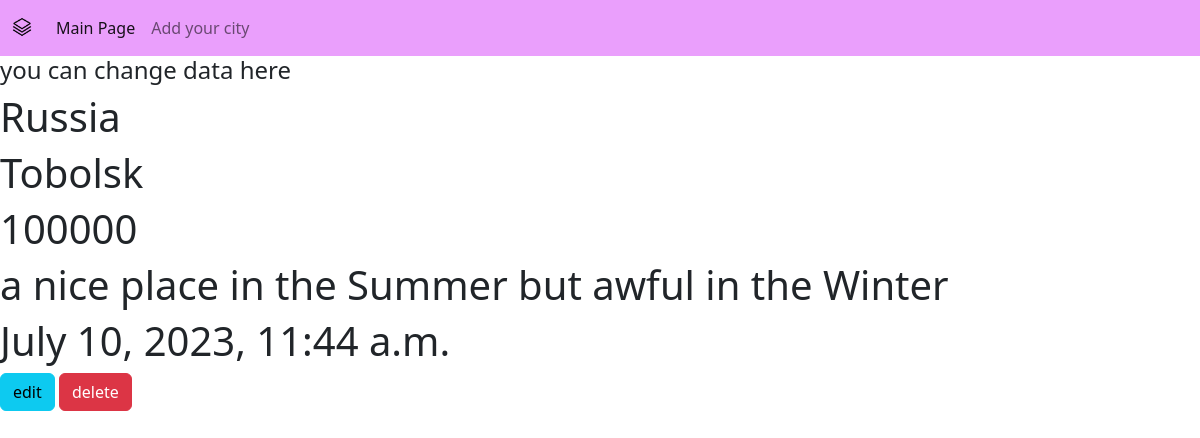
The page /1 on the database its author committed.
### main/models.py (models this page shows, shortened)
class City(models.Model):
    country = models.CharField('Country', max_length=50)
    city = models.CharField('City', max_length=50)
    population = models.IntegerField()
    short_description = models.CharField('Country', max_length=250)
    date = models.DateTimeField('Date')
    class Meta:
        verbose_name = "City"
        verbose_name_plural = 'Cities'

### main/views.py (the view)
# urls.py: path('<int:pk>', views.CityDetailView.as_view(), name='details'),
class CityDetailView(DetailView):
    model = City
    template_name = 'main/details_view.html'
    context_object_name = 'table_data'

### main/templates/main/details_view.html (shortened to what this page needs)
{% extends 'main/layout.html' %}
{% block content %}
<h4>you can change data here</h4>
    <div class="features">
        <h1>{{ table_data.country }}</h1>
        <h1>{{ table_data.city }}</h1>
        <h1>{{ table_data.population }}</h1>
        <h1>{{ table_data.short_description }}</h1>
        <h1>{{ table_data.date }}</h1>
        <a href="{% url 'update' table_data.id %}" class="btn btn-info">edit</a>
        <a href="{% url 'delete' table_data.id %}" class="btn btn-danger">delete</a>
    </div>
{% endblock %}

### rows shown on the page
City: country "Russia", city "Tobolsk", population "100000", short_description "a nice place in the Summer but awful in the Winter", date "July 10, 2023, 11:44 a.m."
